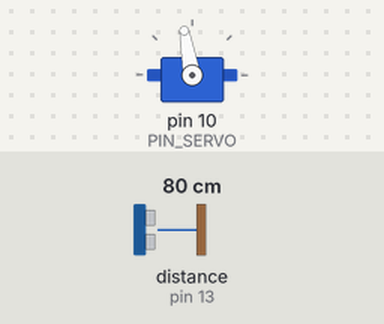
The sketch below on a simulated Arduino Uno, built with avr-gcc and run on an emulated ATmega328P. Shown: servo. Wiring (inferred from the names in the program): ultrasonic range finder: trigger pin 12; echo pin 13. The inputs (shaded band) are chosen by the test bench; at power-on: distance to the obstacle (sensor on pin 13) 80 cm. The echo pulse lasts 58.3 µs per cm; what the sketch prints to the serial monitor is not drawn.

Above: at 1.7 s.
1.8 s: distance to the obstacle (sensor on pin 13) set to 23 cm
3.3 s: distance to the obstacle (sensor on pin 13) set to 20 cm
At 6.1 s:
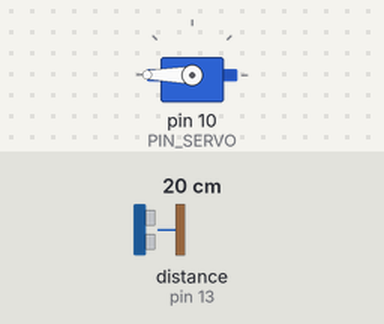
6.3 s: distance to the obstacle (sensor on pin 13) set to 35 cm
At 7.0 s:
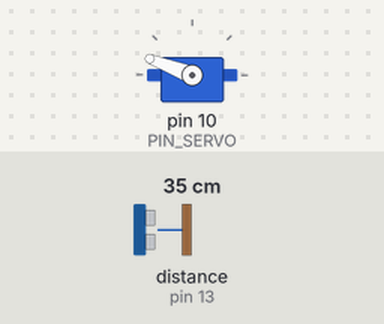
9.3 s: distance to the obstacle (sensor on pin 13) set to 2 cm
At 10.31 s:
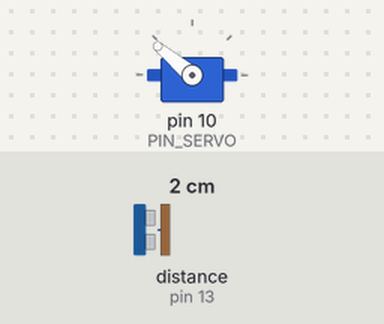
12.3 s: distance to the obstacle (sensor on pin 13) set to 60 cm
At 13.62 s:
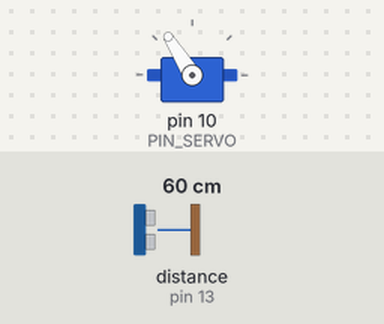
Timing chart, 0 to 15.7 s (numbered marks = the images above; inputs shaded):
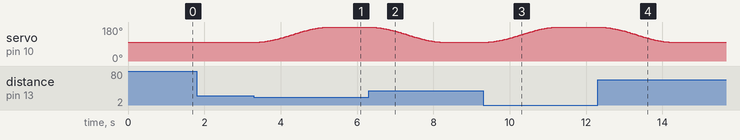

The sketch:

10_practice_2.ino
```cpp
/*
 * 주차장 차단기 - Ease-in-out 방식
 * 삼각함수(코사인)를 이용한 부드러운 움직임
 */

#include <Servo.h>

// 핀 정의
#define PIN_SERVO 10
#define PIN_TRIG 12
#define PIN_ECHO 13

// 서보 설정
Servo barrier;
const int ANGLE_DOWN = 100;   // 차단기 내린 각도
const int ANGLE_UP = 180;    // 차단기 올린 각도


// 이동 시간 설정
const unsigned long MOVING_TIME = 2000;

// 상태 변수
unsigned long moveStartTime = 0;
int startAngle = ANGLE_DOWN;
int targetAngle = ANGLE_DOWN;
bool isMoving = false;

// 차량 감지 설정
const int DETECT_DISTANCE = 20;
const int CHECK_INTERVAL = 100;
unsigned long lastCheckTime = 0;


void setup() {
  Serial.begin(9600);

  pinMode(PIN_TRIG, OUTPUT);
  pinMode(PIN_ECHO, INPUT);

  barrier.attach(PIN_SERVO);
  barrier.write(ANGLE_DOWN);
  delay(500);

  Serial.println("주차장 차단기 시작 (Ease-in-out)");
}


void loop() {
  unsigned long currentTime = millis();

  // 거리 측정
  if (currentTime - lastCheckTime >= CHECK_INTERVAL) {
    lastCheckTime = currentTime;

    int distance = measureDistance();
    Serial.print("거리: ");
    Serial.print(distance);
    Serial.println(" cm");

    // 차량 감지 로직
    if (distance > 0 && distance <= DETECT_DISTANCE) {
      if (targetAngle != ANGLE_UP) {
        Serial.println("차량 감지! 차단기 올림");
        startMove(ANGLE_UP);
      }
    } else {
      if (targetAngle != ANGLE_DOWN && distance > DETECT_DISTANCE) {
        Serial.println("차량 통과! 차단기 내림");
        startMove(ANGLE_DOWN);
      }
    }
  }

  // 서보 부드럽게 이동
  if (isMoving) {
    updateServoEaseInOut();
  }
}


// 거리 측정 함수
int measureDistance() {
  digitalWrite(PIN_TRIG, LOW);
  delayMicroseconds(2);
  digitalWrite(PIN_TRIG, HIGH);
  delayMicroseconds(10);
  digitalWrite(PIN_TRIG, LOW);

  long duration = pulseIn(PIN_ECHO, HIGH, 30000);
  if (duration == 0) return -1;

  return duration * 0.034 / 2;
}


// 이동 시작 함수
void startMove(int target) {
  startAngle = barrier.read(); // 현재 각도 저장
  targetAngle = target;
  moveStartTime = millis();
  isMoving = true;
}


// Ease-in-out 함수를 이용한 서보 제어
void updateServoEaseInOut() {
  unsigned long elapsed = millis() - moveStartTime;

  if (elapsed >= MOVING_TIME) {
    barrier.write(targetAngle);
    isMoving = false;
    Serial.println("이동 완료");
    return;
  }

  // 진행률 계산 (0.0 ~ 1.0)
  float t = (float)elapsed / MOVING_TIME;

  // Ease-in-out 공식 (코사인 기반)
  // easeInOut(t) = (1 - cos(t * PI)) / 2
  float easeValue = (1.0 - cos(t * PI)) / 2.0;

  // 각도 계산
  int angle = startAngle + (targetAngle - startAngle) * easeValue;

  barrier.write(angle);
}
```

Measured:
- the behaviour switches between 22 and 21 cm on distance to the obstacle (sensor on pin 13) (found by bisection; images 0 and 1)
- after the input at 1.8 s, every drawn part: stays the same
- after the input at 3.3 s, servo on pin 10 (PIN_SERVO): moves from 100° to 180° over 1.9 s, starting after 0.15 s
- after the input at 6.3 s, servo on pin 10 (PIN_SERVO): moves from 180° to 100° over 1.9 s, starting at once
- after the input at 9.3 s, servo on pin 10 (PIN_SERVO): moves from 100° to 180° over 1.9 s, starting after 0.15 s
- after the input at 12.3 s, servo on pin 10 (PIN_SERVO): moves from 180° to 100° over 1.9 s, starting at once
